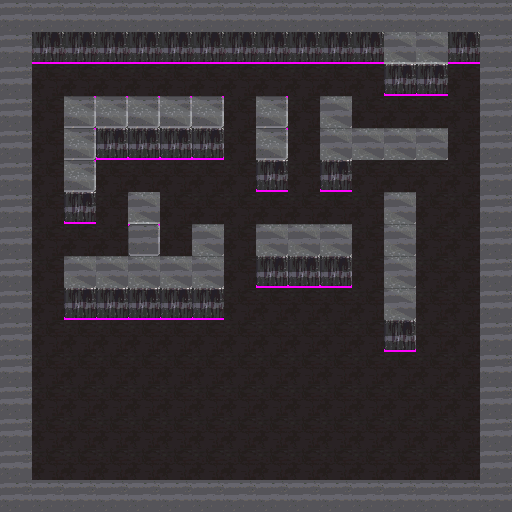

A level layout from a 2D game, rendered from its tile map. Below: a short description, then the map file with tile-grid data replaced by summaries:
An orthogonal 16x16 tile map with 32x32 px tiles, 1 tile layer (walls).

<map version="1.0" orientation="orthogonal" renderorder="right-down" width="16" height="16" tilewidth="32" tileheight="32">
 <tileset firstgid="1" name="walls" tilewidth="32" tileheight="32">
  <image source="../assets/walls.png" trans="ff00ff" width="160" height="224" />
 </tileset>
 <layer name="walls" width="16" height="16">
  <data>[256 cells, 256 non-empty, 9 distinct tile ids]</data>
 </layer>
</map>